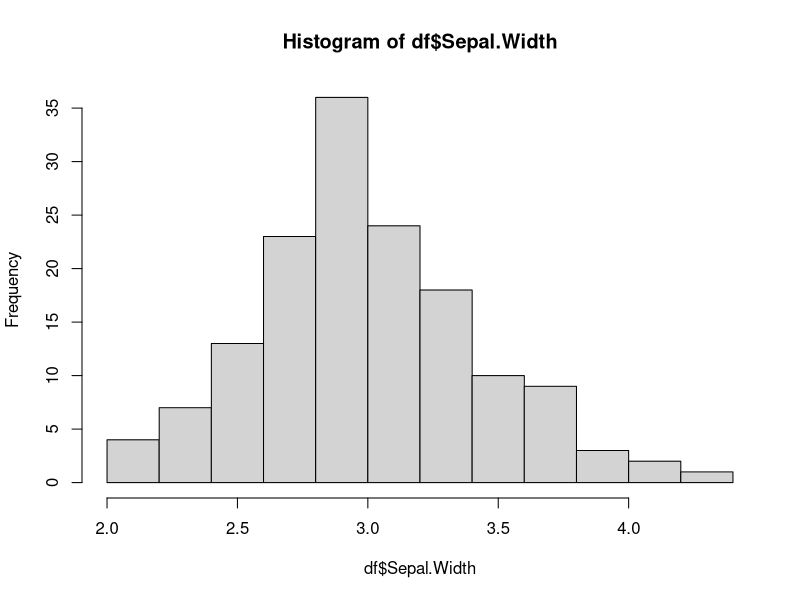
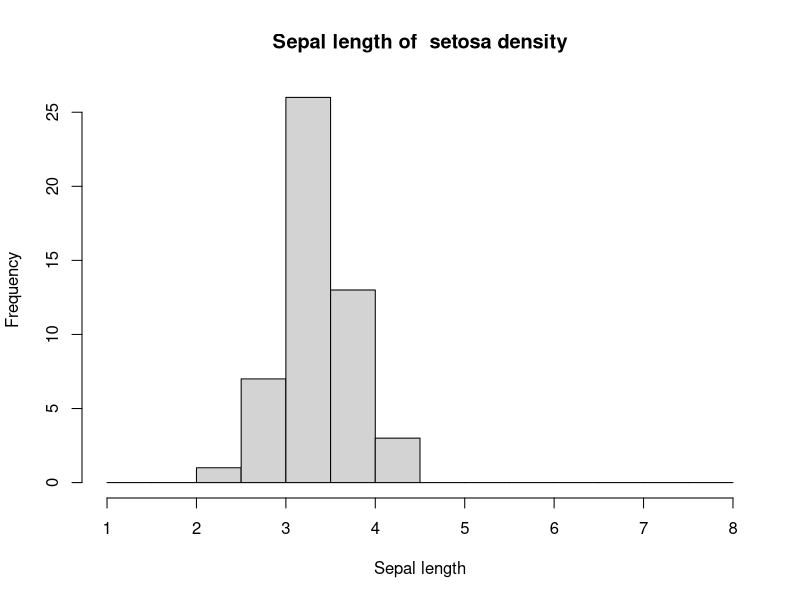
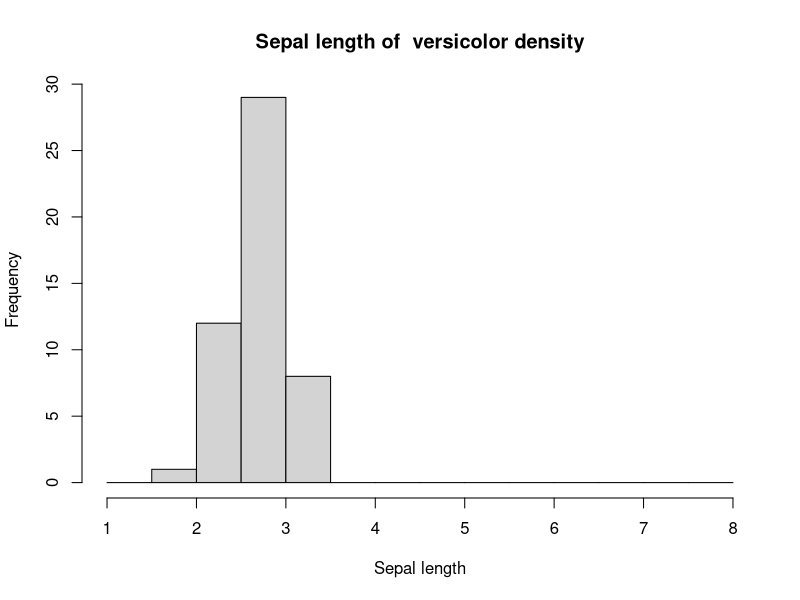
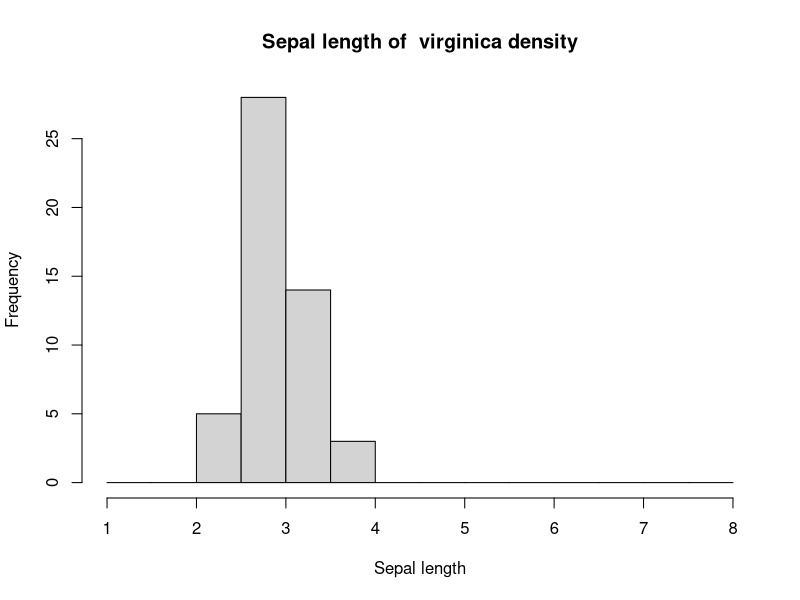
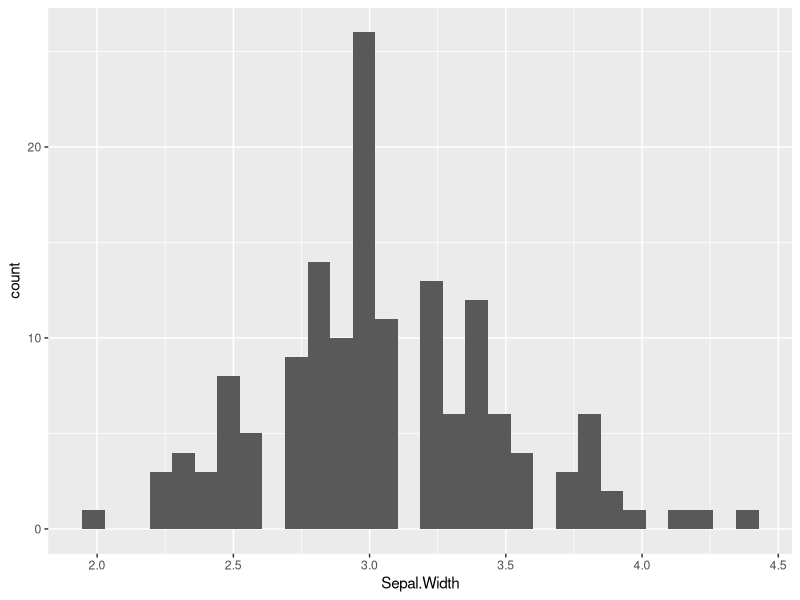
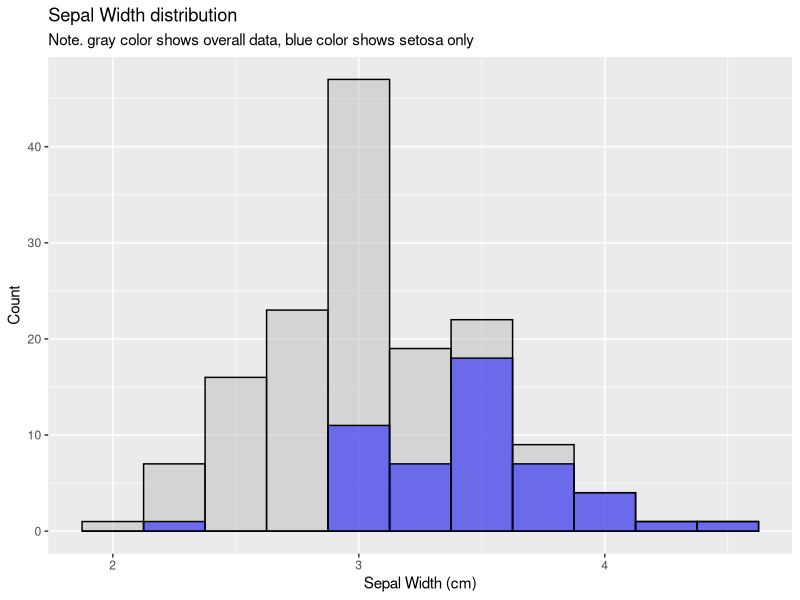
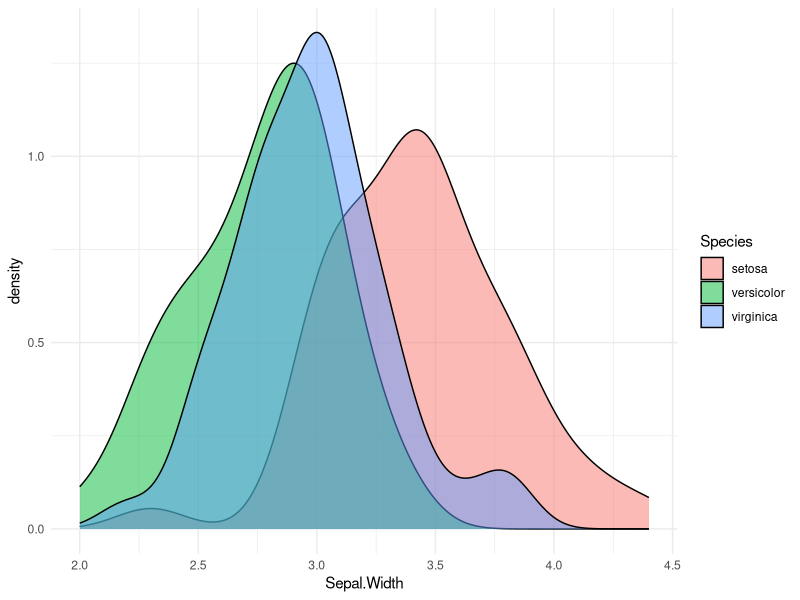
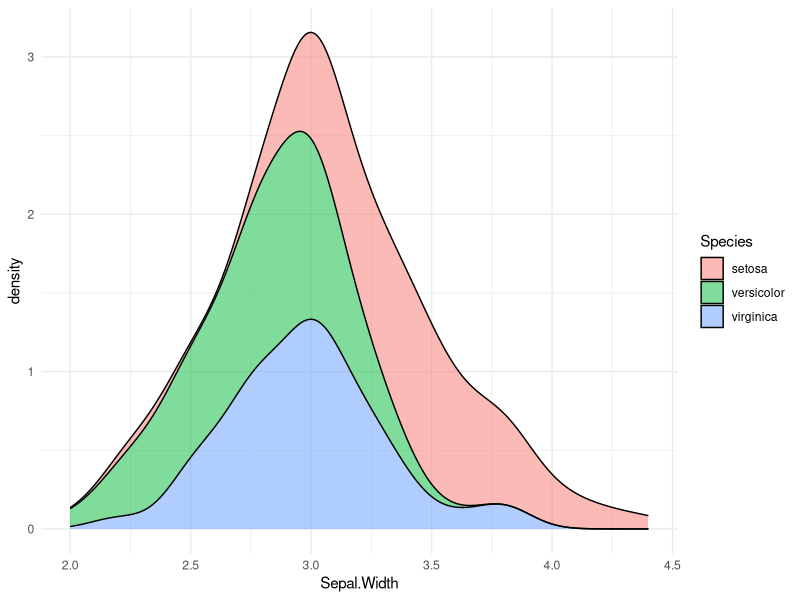

R code for these plots, in order:
## ---- chunk 1
graphics.off()
rm(list = ls())
gc()

## ---- chunk 2
version
## ---- chunk 3
library(tidyverse)

## ---- chunk 4
iris |> head()
## ---- chunk 5
iris |> class()
## ---- chunk 6
df <- iris
## ---- chunk 7
glimpse(df)
## ---- chunk 8
unique(df$Species)
## ---- chunk 9
hist(df$Sepal.Width)
## ---- chunk 10
# Tree별로 히스토그램 생성
unique_species <- unique(df$Species)

for (species in unique_species) {
  subset_data <- df[df$Species == species, ]
  hist(subset_data$Sepal.Width,
       breaks = seq(1.0, 8.0, 0.5),
       main = paste("Sepal length of ", species, "density"),
       xlab = "Sepal length",
       ylab = "Frequency")
}
## ---- chunk 11
df |> 
  ggplot() + geom_histogram(aes(x = Sepal.Width))
## ---- chunk 12
ggplot(df, aes(x = Sepal.Width)) + 
  geom_histogram(fill = "gray", color = "black", binwidth = 0.25, alpha = 0.5) +
  geom_histogram(data = subset(iris, Species == "setosa"), 
                 aes(x = Sepal.Width), 
                 fill = "blue",color = "black", binwidth = 0.25, alpha = 0.5) +
  labs(title = "Sepal Width distribution", 
       subtitle = "Note. gray color shows overall data, blue color shows setosa only",
       x = "Sepal Width (cm)", y = "Count")

## ---- chunk 13
df |> 
  ggplot() + geom_density(aes(x = Sepal.Width, fill = Species), alpha = 0.5) +
  theme_minimal()
## ---- chunk 14
df |> 
  ggplot() + geom_density(aes(x = Sepal.Width, fill = Species), alpha = 0.5, position = "stack") +
  theme_minimal()
## ---- chunk 15
df |> filter(Species != "virginica") |> 
  ggplot() + geom_density(aes(x = Sepal.Width, fill = Species), alpha = 0.5, position = "stack") +
  theme_minimal()  

## ---- chunk 16
df |> filter(Species == "setosa" | Species =="virginica") |> 
  ggplot() + geom_density(aes(x = Sepal.Width, fill = Species), alpha = 0.5, position = "stack") +
  theme_minimal() 

## ---- chunk 17
df$Group <- "Overall"
setosa_data <- subset(df, Species == "setosa")
setosa_data$Group <- "Setosa"
## ---- chunk 18
combined_data <- rbind(df, setosa_data)
## ---- chunk 19
ggplot(combined_data, aes(x = Sepal.Width, fill = Group)) + 
  geom_density(position = "stack", alpha = 0.5) +
  labs(title = "Sepal Width distribution (Loses marginal densities)", 
       subtitle = "Density plot of sepal width distribution of iris overall distribution and setosa species",
       x = "Sepal Width (cm)", y = "Density", fill = "") +
  scale_fill_manual(values = c("Overall" = "gray", "Setosa" = "blue")) +
  theme_minimal() +
  theme(legend.position = "bottom")
## ---- chunk 20
ggplot(combined_data, aes(x = Sepal.Width, y = after_stat(count), fill = Group)) + 
  geom_density(position = "stack", alpha = 0.5) +
  labs(title = "Sepal Width distribution (Preserves marginal densities)", 
       subtitle = "Density plot of sepal width distribution of iris overall distribution and setosa species",
       x = "Sepal Width (cm)", y = "Density * Number of points", fill = "") +
  scale_fill_manual(values = c("Overall" = "gray", "Setosa" = "blue")) +
  theme_minimal() +
  theme(legend.position = "bottom")
## ---- chunk 21
ggsave("nb_011.png")
